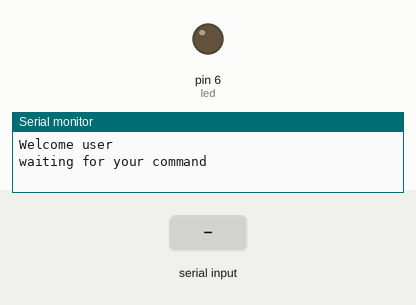
Recording of a sketch running on a simulated Arduino Uno, built with avr-gcc and run on an emulated ATmega328P. On the bench: output pins drawn as LEDs (lit = HIGH), the last lines printed to the serial monitor. Inputs (shaded band) come from the test bench.

Above: at 1.2 s.
1.3 s: "a" received over Serial
At 2.2 s:
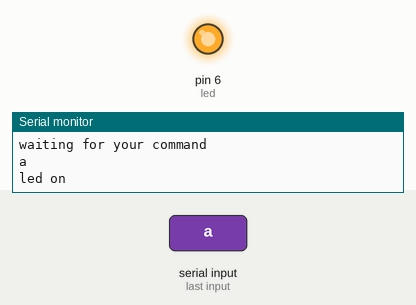
2.8 s: "b" received over Serial
At 3.3 s:
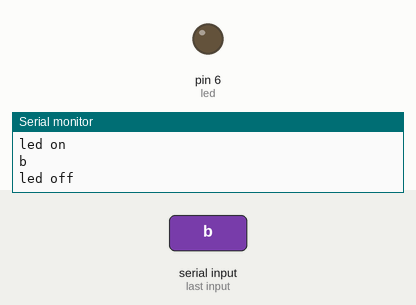
Timing chart, 0 to 5.8 s (numbered marks = the images above; inputs shaded):
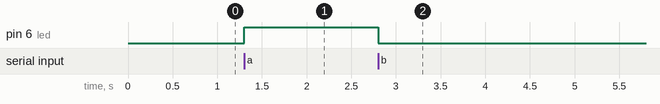

The sketch:

Arduino27.ino
```cpp
#include<SoftwareSerial.h>
SoftwareSerial BT(0,1);
String readvoice;
char c;
int led= 6;


void setup()
{
  Serial.begin(9600);
  //Declaring motor pin as output
  pinMode(led, OUTPUT);
  Serial.println("Welcome user");
  Serial.println("waiting for your command");
}
void loop()
{
  while (Serial.available()>0)
  {
    c = Serial.read();
  Serial.println(c);
  if(c =='a')
  {

    digitalWrite(led,HIGH);
    Serial.println("led on");
  }

   else if(c =='b')
  {
    digitalWrite(led,LOW);
    Serial.println("led off");
  }
  }
}
```

Measured:
- after the input at 1.3 s, pin 6 (led): LOW → HIGH at once
- after the input at 2.8 s, pin 6 (led): HIGH → LOW at once
